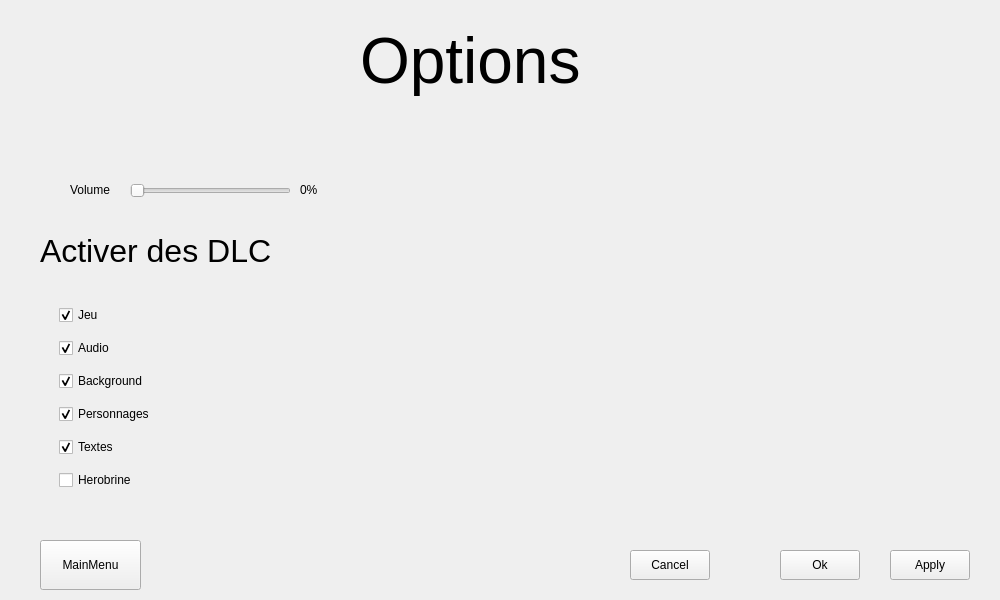
<?xml version="1.0" encoding="UTF-8"?>
<ui version="4.0">
 <class>frame</class>
 <widget class="QWidget" name="frame">
  <property name="geometry">
   <rect>
    <x>0</x>
    <y>0</y>
    <width>1000</width>
    <height>600</height>
   </rect>
  </property>
  <property name="windowTitle">
   <string>Form</string>
  </property>
  <widget class="QWidget" name="Options" native="true">
   <property name="geometry">
    <rect>
     <x>0</x>
     <y>0</y>
     <width>1000</width>
     <height>600</height>
    </rect>
   </property>
   <widget class="QPushButton" name="OkBtn">
    <property name="geometry">
     <rect>
      <x>780</x>
      <y>550</y>
      <width>80</width>
      <height>30</height>
     </rect>
    </property>
    <property name="text">
     <string>Ok</string>
    </property>
   </widget>
   <widget class="QPushButton" name="CancelBtn">
    <property name="geometry">
     <rect>
      <x>630</x>
      <y>550</y>
      <width>80</width>
      <height>30</height>
     </rect>
    </property>
    <property name="text">
     <string>Cancel</string>
    </property>
   </widget>
   <widget class="QPushButton" name="ApplyBtn">
    <property name="geometry">
     <rect>
      <x>890</x>
      <y>550</y>
      <width>80</width>
      <height>30</height>
     </rect>
    </property>
    <property name="text">
     <string>Apply</string>
    </property>
   </widget>
   <widget class="QFrame" name="gridFrame">
    <property name="geometry">
     <rect>
      <x>50</x>
      <y>290</y>
      <width>871</width>
      <height>221</height>
     </rect>
    </property>
    <layout class="QGridLayout" name="gridLayout_2">
     <property name="spacing">
      <number>7</number>
     </property>
     <item row="2" column="0">
      <widget class="QCheckBox" name="dlcBackground">
       <property name="text">
        <string>Background</string>
       </property>
       <property name="checked">
        <bool>true</bool>
       </property>
      </widget>
     </item>
     <item row="1" column="0">
      <widget class="QCheckBox" name="dlcAudio">
       <property name="text">
        <string>Audio</string>
       </property>
       <property name="checked">
        <bool>true</bool>
       </property>
      </widget>
     </item>
     <item row="0" column="0">
      <widget class="QCheckBox" name="dlcJeu">
       <property name="text">
        <string>Jeu</string>
       </property>
       <property name="checked">
        <bool>true</bool>
       </property>
      </widget>
     </item>
     <item row="3" column="0">
      <widget class="QCheckBox" name="dlcPerso">
       <property name="text">
        <string>Personnages</string>
       </property>
       <property name="checked">
        <bool>true</bool>
       </property>
      </widget>
     </item>
     <item row="4" column="0">
      <widget class="QCheckBox" name="dlcTexte">
       <property name="text">
        <string>Textes</string>
       </property>
       <property name="checked">
        <bool>true</bool>
       </property>
      </widget>
     </item>
     <item row="5" column="0">
      <widget class="QCheckBox" name="dlcHerobrine">
       <property name="text">
        <string>Herobrine</string>
       </property>
       <property name="checkable">
        <bool>false</bool>
       </property>
       <property name="checked">
        <bool>false</bool>
       </property>
      </widget>
     </item>
    </layout>
   </widget>
   <widget class="QPushButton" name="ReturnMainMenu">
    <property name="geometry">
     <rect>
      <x>40</x>
      <y>540</y>
      <width>101</width>
      <height>50</height>
     </rect>
    </property>
    <property name="text">
     <string>MainMenu</string>
    </property>
   </widget>
   <widget class="QLabel" name="VolumeRate">
    <property name="geometry">
     <rect>
      <x>300</x>
      <y>180</y>
      <width>63</width>
      <height>20</height>
     </rect>
    </property>
    <property name="text">
     <string>0%</string>
    </property>
   </widget>
   <widget class="QSlider" name="VolumeSlider">
    <property name="geometry">
     <rect>
      <x>130</x>
      <y>175</y>
      <width>161</width>
      <height>31</height>
     </rect>
    </property>
    <property name="orientation">
     <enum>Qt::Horizontal</enum>
    </property>
   </widget>
   <widget class="QLabel" name="Volume">
    <property name="geometry">
     <rect>
      <x>70</x>
      <y>180</y>
      <width>61</width>
      <height>20</height>
     </rect>
    </property>
    <property name="font">
     <font>
      <pointsize>9</pointsize>
     </font>
    </property>
    <property name="text">
     <string>Volume</string>
    </property>
   </widget>
   <widget class="QLabel" name="Extra">
    <property name="geometry">
     <rect>
      <x>40</x>
      <y>220</y>
      <width>291</width>
      <height>61</height>
     </rect>
    </property>
    <property name="font">
     <font>
      <pointsize>24</pointsize>
     </font>
    </property>
    <property name="text">
     <string>Activer des DLC</string>
    </property>
   </widget>
   <widget class="QLabel" name="Title">
    <property name="geometry">
     <rect>
      <x>360</x>
      <y>-20</y>
      <width>281</width>
      <height>161</height>
     </rect>
    </property>
    <property name="font">
     <font>
      <pointsize>48</pointsize>
     </font>
    </property>
    <property name="text">
     <string>Options</string>
    </property>
   </widget>
  </widget>
 </widget>
 <resources/>
 <connections/>
</ui>
